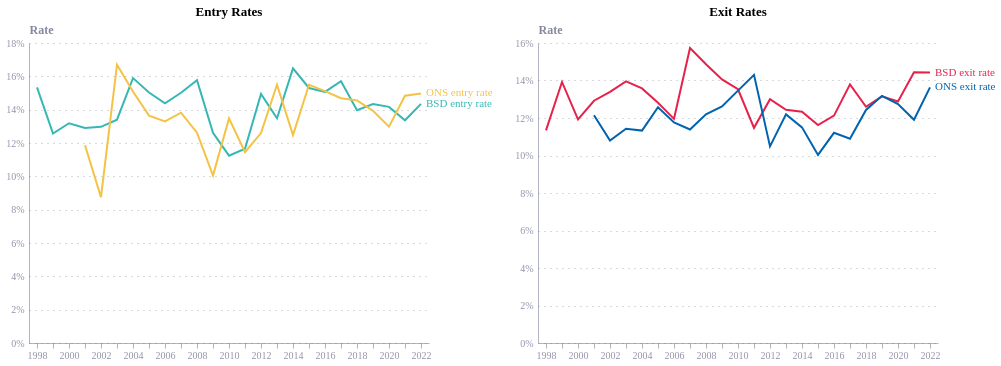

Express this chart as Vega-Lite.
### Vega-Lite specification from a JSON file in a GitHub repository (floating-point values rounded to 4 significant figures)
{"config": {"font": "Circular Std", "mark": {"line": {"interpolate": "monotone"}}, "view": {"stroke": "transparent", "width": 400, "height": 300}, "range": {"category": ["#36B7B4", "#E6224B", "#F4C245", "#0063AF", "#00A767", "#179FDB", "#EB5C2E"], "diverging": ["#E6224B", "#E54753", "#C9C9C9", "#179FDB", "#122B39"], "heatmap": ["#C9C9C9", "#179FDB", "#0063AF", "#122B39"], "ordinal": ["#00A767", "#36B7B4", "#179FDB", "#0063AF", "#243B5A"]}, "axisX": {"domainColor": "#676A86", "domainOpacity": 0.5, "grid": false, "labelAngle": 0, "labelColor": "#676A86", "labelOpacity": 0.7, "orient": "bottom", "tickColor": "#676A86", "tickCount": 10, "tickOpacity": 0.5, "title": false, "titleAlign": "center", "titleAnchor": "middle", "titleColor": "#676A86", "titleFontSize": 12, "titleOpacity": 0.8, "titleY": -15}, "axisY": {"domainColor": "#676A86", "domainOpacity": 0.5, "gridColor": "#676A86", "gridDash": [1, 5], "gridOpacity": 0.5, "labelColor": "#676A86", "labelOpacity": 0.7, "labelPadding": 5, "tickColor": "#676A86", "tickCount": 8, "tickOpacity": 0.5, "ticks": false, "titleAlign": "left", "titleAngle": 0, "titleBaseline": "bottom", "titleColor": "#676A86", "titleFontSize": 12, "titleOpacity": 0.8, "titleX": 0, "titleY": -7}}, "hconcat": [{"layer": [{"mark": {"type": "line"}, "encoding": {"color": {"field": "variable", "legend": null, "type": "nominal"}, "x": {"axis": {"labelAngle": 0, "labelExpr": "datum.value % 2 == 0 ? datum.label : ''"}, "field": "year", "type": "ordinal"}, "y": {"axis": {"format": "%"}, "field": "value", "title": "Rate", "type": "quantitative"}}, "transform": [{"filter": {"field": "variable", "oneOf": ["BSD entry rate", "ONS entry rate"]}}]}, {"mark": {"type": "text", "align": "left", "dx": 5}, "encoding": {"color": {"field": "variable", "legend": null, "type": "nominal"}, "text": {"field": "variable", "type": "nominal"}, "x": {"field": "year", "type": "ordinal"}, "y": {"field": "value", "type": "quantitative"}}, "transform": [{"filter": "(datum.year === 2022)"}, {"filter": {"field": "variable", "oneOf": ["BSD entry rate", "ONS entry rate"]}}]}], "title": "Entry Rates"}, {"layer": [{"mark": {"type": "line"}, "encoding": {"color": {"field": "variable", "legend": null, "type": "nominal"}, "x": {"axis": {"labelAngle": 0, "labelExpr": "datum.value % 2 == 0 ? datum.label : ''"}, "field": "year", "type": "ordinal"}, "y": {"axis": {"format": "%"}, "field": "value", "title": "Rate", "type": "quantitative"}}, "transform": [{"filter": {"field": "variable", "oneOf": ["BSD exit rate", "ONS exit rate"]}}]}, {"mark": {"type": "text", "align": "left", "dx": 5}, "encoding": {"color": {"field": "variable", "legend": null, "type": "nominal"}, "text": {"field": "variable", "type": "nominal"}, "x": {"field": "year", "type": "ordinal"}, "y": {"field": "value", "type": "quantitative"}}, "transform": [{"filter": "(datum.year === 2022)"}, {"filter": {"field": "variable", "oneOf": ["BSD exit rate", "ONS exit rate"]}}]}], "title": "Exit Rates"}], "data": {"name": "data-1e8f34a16b197393c7c6ed2bae6bdb61"}, "$schema": "https://vega.github.io/schema/vega-lite/v5.20.1.json", "datasets": {"data-1e8f34a16b197393c7c6ed2bae6bdb61": [{"year": 1998, "variable": "BSD entry rate", "value": 0.1534}, {"year": 1999, "variable": "BSD entry rate", "value": 0.1257}, {"year": 2000, "variable": "BSD entry rate", "value": 0.1319}, {"year": 2001, "variable": "BSD entry rate", "value": 0.129}, {"year": 2002, "variable": "BSD entry rate", "value": 0.1297}, {"year": 2003, "variable": "BSD entry rate", "value": 0.134}, {"year": 2004, "variable": "BSD entry rate", "value": 0.1589}, {"year": 2005, "variable": "BSD entry rate", "value": 0.1503}, {"year": 2006, "variable": "BSD entry rate", "value": 0.1437}, {"year": 2007, "variable": "BSD entry rate", "value": 0.1501}, {"year": 2008, "variable": "BSD entry rate", "value": 0.1577}, {"year": 2009, "variable": "BSD entry rate", "value": 0.1261}, {"year": 2010, "variable": "BSD entry rate", "value": 0.1124}, {"year": 2011, "variable": "BSD entry rate", "value": 0.1166}, {"year": 2012, "variable": "BSD entry rate", "value": 0.1494}, {"year": 2013, "variable": "BSD entry rate", "value": 0.1348}, {"year": 2014, "variable": "BSD entry rate", "value": 0.1648}, {"year": 2015, "variable": "BSD entry rate", "value": 0.153}, {"year": 2016, "variable": "BSD entry rate", "value": 0.1506}, {"year": 2017, "variable": "BSD entry rate", "value": 0.157}, {"year": 2018, "variable": "BSD entry rate", "value": 0.1396}, {"year": 2019, "variable": "BSD entry rate", "value": 0.1433}, {"year": 2020, "variable": "BSD entry rate", "value": 0.1417}, {"year": 2021, "variable": "BSD entry rate", "value": 0.1336}, {"year": 2022, "variable": "BSD entry rate", "value": 0.1435}, {"year": 1998, "variable": "BSD exit rate", "value": 0.1134}, {"year": 1999, "variable": "BSD exit rate", "value": 0.1392}, {"year": 2000, "variable": "BSD exit rate", "value": 0.1192}, {"year": 2001, "variable": "BSD exit rate", "value": 0.1292}, {"year": 2002, "variable": "BSD exit rate", "value": 0.1339}, {"year": 2003, "variable": "BSD exit rate", "value": 0.1395}, {"year": 2004, "variable": "BSD exit rate", "value": 0.1358}, {"year": 2005, "variable": "BSD exit rate", "value": 0.1282}, {"year": 2006, "variable": "BSD exit rate", "value": 0.1196}, {"year": 2007, "variable": "BSD exit rate", "value": 0.1574}, {"year": 2008, "variable": "BSD exit rate", "value": 0.1486}, {"year": 2009, "variable": "BSD exit rate", "value": 0.1405}, {"year": 2010, "variable": "BSD exit rate", "value": 0.1353}, {"year": 2011, "variable": "BSD exit rate", "value": 0.1147}, {"year": 2012, "variable": "BSD exit rate", "value": 0.13}, {"year": 2013, "variable": "BSD exit rate", "value": 0.1244}, {"year": 2014, "variable": "BSD exit rate", "value": 0.1233}, {"year": 2015, "variable": "BSD exit rate", "value": 0.1162}, {"year": 2016, "variable": "BSD exit rate", "value": 0.1213}, {"year": 2017, "variable": "BSD exit rate", "value": 0.138}, {"year": 2018, "variable": "BSD exit rate", "value": 0.126}, {"year": 2019, "variable": "BSD exit rate", "value": 0.1315}, {"year": 2020, "variable": "BSD exit rate", "value": 0.1288}, {"year": 2021, "variable": "BSD exit rate", "value": 0.1444}, {"year": 2022, "variable": "BSD exit rate", "value": 0.1442}, {"year": 1998, "variable": "ONS entry rate", "value": null}, {"year": 1999, "variable": "ONS entry rate", "value": null}, {"year": 2000, "variable": "ONS entry rate", "value": null}, {"year": 2001, "variable": "ONS entry rate", "value": 0.1186}, {"year": 2002, "variable": "ONS entry rate", "value": 0.08746}, {"year": 2003, "variable": "ONS entry rate", "value": 0.167}, {"year": 2004, "variable": "ONS entry rate", "value": 0.1509}, {"year": 2005, "variable": "ONS entry rate", "value": 0.1364}, {"year": 2006, "variable": "ONS entry rate", "value": 0.133}, {"year": 2007, "variable": "ONS entry rate", "value": 0.1382}, {"year": 2008, "variable": "ONS entry rate", "value": 0.1262}, {"year": 2009, "variable": "ONS entry rate", "value": 0.1005}, {"year": 2010, "variable": "ONS entry rate", "value": 0.1348}, {"year": 2011, "variable": "ONS entry rate", "value": 0.1145}, {"year": 2012, "variable": "ONS entry rate", "value": 0.1259}, {"year": 2013, "variable": "ONS entry rate", "value": 0.155}, {"year": 2014, "variable": "ONS entry rate", "value": 0.1247}, {"year": 2015, "variable": "ONS entry rate", "value": 0.155}, {"year": 2016, "variable": "ONS entry rate", "value": 0.1511}, {"year": 2017, "variable": "ONS entry rate", "value": 0.1469}, {"year": 2018, "variable": "ONS entry rate", "value": 0.1456}, {"year": 2019, "variable": "ONS entry rate", "value": 0.1393}, {"year": 2020, "variable": "ONS entry rate", "value": 0.1298}, {"year": 2021, "variable": "ONS entry rate", "value": 0.1483}, {"year": 2022, "variable": "ONS entry rate", "value": 0.1498}, {"year": 1998, "variable": "ONS exit rate", "value": null}, {"year": 1999, "variable": "ONS exit rate", "value": null}, {"year": 2000, "variable": "ONS exit rate", "value": null}, {"year": 2001, "variable": "ONS exit rate", "value": 0.1214}, {"year": 2002, "variable": "ONS exit rate", "value": 0.108}, {"year": 2003, "variable": "ONS exit rate", "value": 0.1143}, {"year": 2004, "variable": "ONS exit rate", "value": 0.1133}, {"year": 2005, "variable": "ONS exit rate", "value": 0.1258}, {"year": 2006, "variable": "ONS exit rate", "value": 0.1177}, {"year": 2007, "variable": "ONS exit rate", "value": 0.1139}, {"year": 2008, "variable": "ONS exit rate", "value": 0.122}, {"year": 2009, "variable": "ONS exit rate", "value": 0.1262}, {"year": 2010, "variable": "ONS exit rate", "value": 0.1346}, {"year": 2011, "variable": "ONS exit rate", "value": 0.143}, {"year": 2012, "variable": "ONS exit rate", "value": 0.1049}, {"year": 2013, "variable": "ONS exit rate", "value": 0.1219}, {"year": 2014, "variable": "ONS exit rate", "value": 0.115}, {"year": 2015, "variable": "ONS exit rate", "value": 0.1003}, {"year": 2016, "variable": "ONS exit rate", "value": 0.1121}, {"year": 2017, "variable": "ONS exit rate", "value": 0.1089}, {"year": 2018, "variable": "ONS exit rate", "value": 0.1243}, {"year": 2019, "variable": "ONS exit rate", "value": 0.1318}, {"year": 2020, "variable": "ONS exit rate", "value": 0.1274}, {"year": 2021, "variable": "ONS exit rate", "value": 0.1191}, {"year": 2022, "variable": "ONS exit rate", "value": 0.1363}]}}
